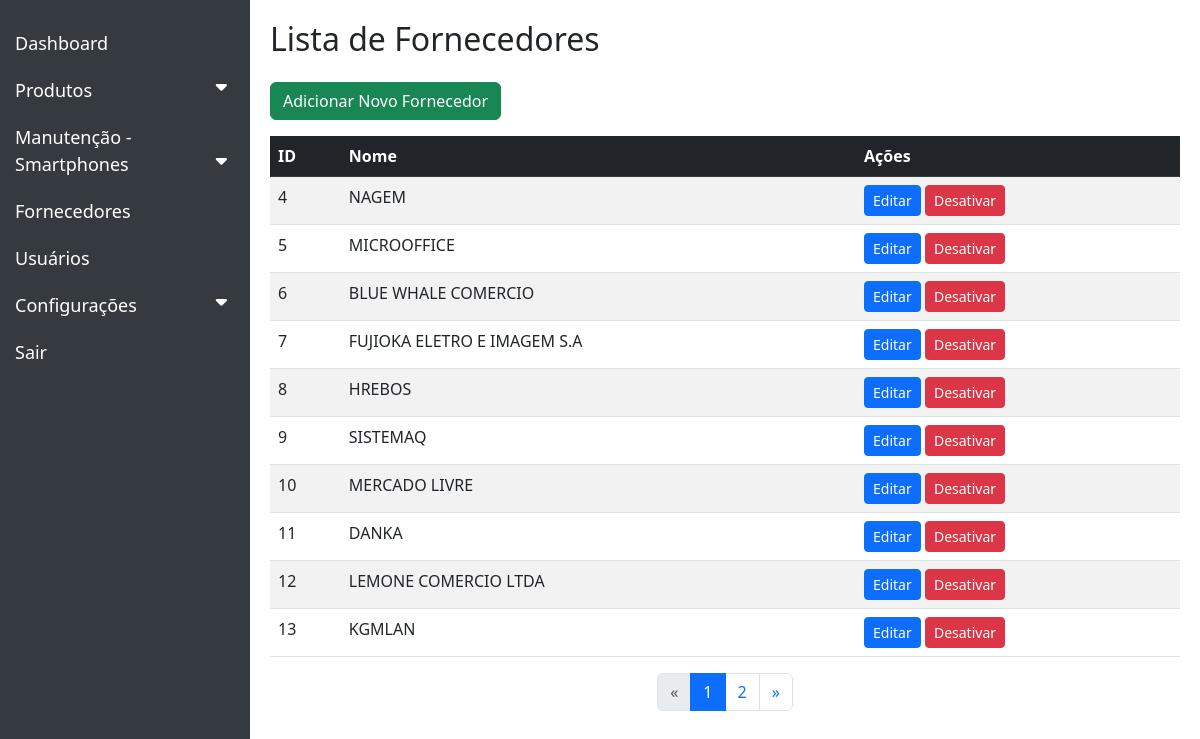
Page /settings/supplier_menu.php on the committed database.
### tables this page shows
CREATE TABLE `fornecedores` (
  `id` int(11) NOT NULL,
  `nome` varchar(255) NOT NULL,
  `ativo` tinyint(1) NOT NULL DEFAULT 1
);

### settings/supplier_menu.php (the view, shortened to what this page needs)
<?php
include(__DIR__ . '/../config/config.php');
$pagina = isset($_GET['pagina']) ? max(1, (int)$_GET['pagina']) : 1;
$offset = ($pagina - 1) * LIMITE_FORNECEDORES;
$limite = LIMITE_FORNECEDORES;
$offsetValue = $offset;
$sqlTotal = "SELECT COUNT(*) AS total FROM fornecedores WHERE ativo = 1";
$resultTotal = $mysqli->query($sqlTotal);
$totalFornecedores = $resultTotal->fetch_assoc()['total'];
$totalPaginas = ceil($totalFornecedores / LIMITE_FORNECEDORES);
$sql = "SELECT * FROM fornecedores WHERE ativo = 1 LIMIT ? OFFSET ?";
$stmt = $mysqli->prepare($sql);
$stmt->bind_param('ii', $limite, $offsetValue);
$stmt->execute();
$result = $stmt->get_result();
?>
<!DOCTYPE html>
<html lang="pt-br">
<head>
    <link rel="stylesheet" href="https://cdn.jsdelivr.net/npm/bootstrap@5.3.0/dist/css/bootstrap.min.css">
    <link rel="stylesheet" href="https://cdnjs.cloudflare.com/ajax/libs/font-awesome/6.0.0-beta3/css/all.min.css">
</head>
<body>
    <?php include(__DIR__ . '/../sidebar.php'); ?>
    <div class="main-content">
        <h2 class="mb-4">Lista de Fornecedores</h2>
        <a href="supplier_create.php" class="btn btn-success mb-3">Adicionar Novo Fornecedor</a>
        <table class="table table-striped">
            <thead class="table-dark">
                <tr>
                    <th>ID</th>
                    <th>Nome</th>
                    <th>Ações</th>
                </tr>
            </thead>
            <tbody>
                <?php if ($result->num_rows > 0): ?>
                    <?php while ($row = $result->fetch_assoc()): ?>
                        <tr>
                            <td><?php echo $row['id']; ?></td>
                            <td><?php echo htmlspecialchars($row['nome']); ?></td>
                            <td>
                                <a href="supplier_edit.php?id=<?php echo $row['id']; ?>" class="btn btn-sm btn-primary">Editar</a>
                                <a href="supplier_delete.php?id=<?php echo $row['id']; ?>" class="btn btn-sm btn-danger" onclick="return confirm('Deseja excluir o fornecedor?');">Desativar</a>
                            </td>
                        </tr>
                    <?php endwhile; ?>
                <?php else: ?>
                    <tr>
                        <td colspan="3" class="text-center">Nenhum fornecedor encontrado.</td>
                    </tr>
                <?php endif; ?>
            </tbody>
        </table>
        <nav>
            <ul class="pagination justify-content-center">
                <li class="page-item <?php if ($pagina <= 1) echo 'disabled'; ?>">
                    <a class="page-link" href="?pagina=<?php echo $pagina - 1; ?>" aria-label="Anterior">
                        <span aria-hidden="true">&laquo;</span>
                    </a>
                </li>
                <?php for ($i = 1; $i <= $totalPaginas; $i++) : ?>
                    <li class="page-item <?php if ($pagina == $i) echo 'active'; ?>">
                        <a class="page-link" href="?pagina=<?php echo $i; ?>"><?php echo $i; ?></a>
                    </li>
                <?php endfor; ?>
                <li class="page-item <?php if ($pagina >= $totalPaginas) echo 'disabled'; ?>">
                    <a class="page-link" href="?pagina=<?php echo $pagina + 1; ?>" aria-label="Próximo">
                        <span aria-hidden="true">&raquo;</span>
                    </a>
                </li>
            </ul>
        </nav>
    </div>
</body>
</html>

### settings/supplier_menu.php (style rules this page uses)
body { display: flex; }
.main-content { margin-left: 250px; padding: 20px; width: 100%; }

### rows in the picture
fornecedores: id "4", nome "NAGEM"
fornecedores: id "5", nome "MICROOFFICE"
fornecedores: id "6", nome "BLUE WHALE COMERCIO"
fornecedores: id "7", nome "FUJIOKA ELETRO E IMAGEM S.A"
fornecedores: id "8", nome "HREBOS"
fornecedores: id "9", nome "SISTEMAQ"
fornecedores: id "10", nome "MERCADO LIVRE"
fornecedores: id "11", nome "DANKA"
fornecedores: id "12", nome "LEMONE COMERCIO LTDA"
fornecedores: id "13", nome "KGMLAN"
